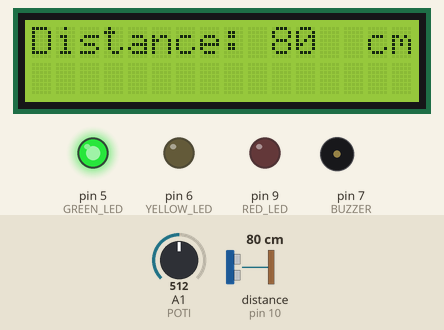
A sketch run on a simulated Arduino Uno, built with avr-gcc and run on an emulated ATmega328P. On the bench: 16×2 character LCD, output pins drawn as LEDs (lit = HIGH), buzzer (waves = sounding). Wiring (inferred from the names in the program): ultrasonic range finder: trigger pin 11; echo pin 10. The test bench sets the inputs (shaded band); at power-on: distance to the obstacle (sensor on pin 10) 80 cm, A1 (POTI) = 512. The echo pulse lasts 58.3 µs per cm; pins used as bus, display or sensor lines are not drawn; what the sketch prints to the serial monitor is not drawn.

Above: at 1.2 s.
1.3 s: distance to the obstacle (sensor on pin 10) set to 56 cm
At 3.0 s:
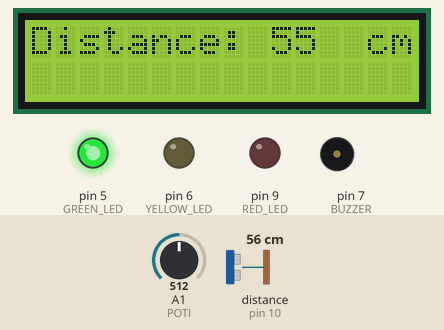
3.6 s: distance to the obstacle (sensor on pin 10) set to 46 cm
At 5.2 s:
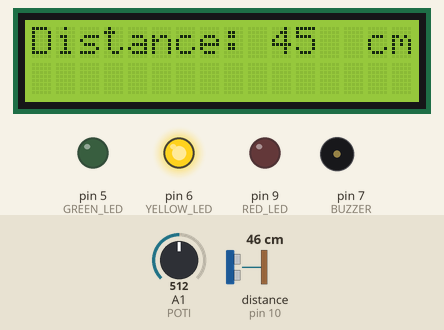
5.6 s: distance to the obstacle (sensor on pin 10) set to 12 cm
At 7.4 s:
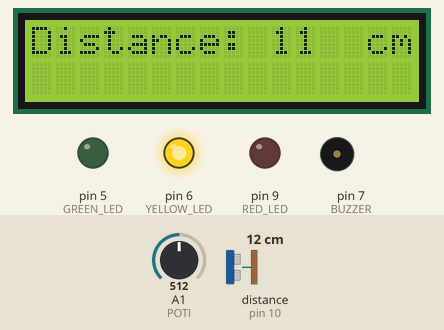
7.7 s: distance to the obstacle (sensor on pin 10) set to 9 cm
At 9.4 s:
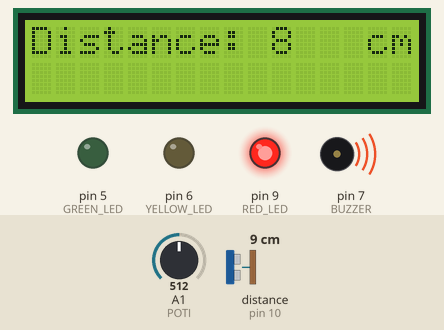
Timing chart, 0 to 10.7 s (numbered marks = the images above; inputs shaded):
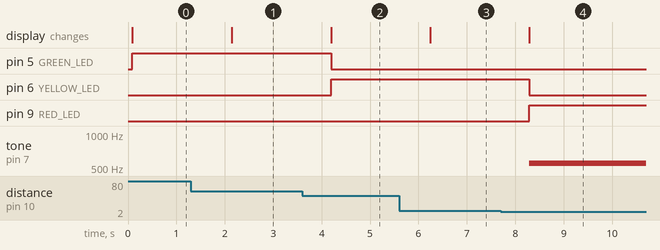

The sketch:

einparkhilfe_workshop_step11.ino
```cpp
// the library for I2C communication between the microcontroller and the LCD display
#include <Wire.h>

// The library for controlling the LCD display
#include <LiquidCrystal_I2C.h>

// Initialises the library for talking to the LCD display.
// On the Arduino Uno, SCL is connected to pin A5, SDA to pin A4
LiquidCrystal_I2C lcd(0x27, 16, 2);

// The variables below represent the pins of the Arduino
// that we use for connecting to the various external components.
// Since the value of these variables will not change during
// the execution of the program, we declare them as 'const'.
const int GREEN_LED = 5;
const int YELLOW_LED = 6;
const int RED_LED = 9;

const int ECHO = 10;
const int TRIGGER = 11;

const int BUZZER = 7;

const int POTI = A1;

void setup() {
  // Pin on which we request a distance measurement
  // from the ultrasound distance sensor
  pinMode (TRIGGER, OUTPUT);

  // Pin on which we receive a distance measurement
  // from the ultrasound distance sensor
  pinMode (ECHO, INPUT);

  // Our three LEDs
  pinMode (GREEN_LED, OUTPUT);
  pinMode (YELLOW_LED, OUTPUT);
  pinMode (RED_LED, OUTPUT);

  // Trigger is low by default
  digitalWrite (TRIGGER, LOW);

  // Pin to which the buzzer is connected.
  pinMode (BUZZER, OUTPUT);
  // Buzzer silent by default
  noTone(BUZZER);

  // Analog input for reading the position of the potentiometer
  pinMode (POTI, INPUT);

  // Now let's initialize the LCD display
  lcd.begin();

  // Initialises the serial connection with the laptop
  Serial.begin(115200);
}

// This function reads the distance from the ultrasound distance
// sensor and returns it as an integer number of centimeters

int readDistance() {
  // Triggers a measurement by holding the trigger line
  // high for 15 microseconds (minimum is 10)
  digitalWrite(TRIGGER, HIGH);
  delayMicroseconds(15);
  digitalWrite(TRIGGER, LOW);

  // Waits for a high pulse on the echo line
  // (i.e. line going from low to high then back to low)
  // and measure its duration in microseconds
  int lengthOfThePulseInMicroseconds = pulseIn(ECHO, HIGH);

  // According to the datasheet, dividing the length of the pulse in microseconds
  // by 58 gives us the distance measured in centimeters.
  // Since the result of the division operation below is stored in a variable
  // of type 'int', we only keep the integer part of the number
  // (we discard anything after the decimal point)
  int distanceMeasured = lengthOfThePulseInMicroseconds / 58;

  return distanceMeasured;
}

void loop() {
  // Reads the position of the potentiometer (poti) and updates the
  // frequency of the buzzer accordingly somewhere between 100 and 1000Hz
  // The function analogRead returns a value between 0 and 1023. That's
  // because the ADC (Analog Digital Converter) of the microcontroller has
  // a resolution of 10 bits hence 2^10 = 1024 possible values.
  // The function "map" scales the value between 0 and 1023 linearly
  // to a value between 100 and 1000
  int pitch = map (analogRead(POTI), 0, 1023, 100, 1000);

  // Requests a reading of the distance from the ultrasound sensor
  int distance = readDistance();

  // Updates the LCD display
  lcd.clear();
  lcd.setCursor (0, 0);
  lcd.print("Distance:     cm");
  lcd.setCursor(10, 0);
  lcd.print(distance);

  // Prints out distance measured to the serial output
  Serial.print("Distance = ");
  Serial.print(distance);
  Serial.print(" cm. ");

  if (distance < 10) {
    // Red LED is on, all other LEDs are off
    digitalWrite (GREEN_LED, LOW);
    digitalWrite (YELLOW_LED, LOW);
    digitalWrite (RED_LED, HIGH);
    Serial.print ("Buzzer is on. Red is on.");
    tone(BUZZER, pitch); // Buzzer is on
  } else if ((distance >= 10) && (distance < 50)) {
    // Yellow LED is on, all other LEDs are off
    digitalWrite (GREEN_LED, LOW);
    digitalWrite (YELLOW_LED, HIGH);
    digitalWrite (RED_LED, LOW);
    Serial.print ("Buzzer is off. Yellow is on.");
    noTone(BUZZER); // Buzzer is off
  } else {
    // Green LED is on, all other LEDs are off
    digitalWrite (GREEN_LED, HIGH);
    digitalWrite (YELLOW_LED, LOW);
    digitalWrite (RED_LED, LOW);
    Serial.print ("Buzzer is off. Green is on.");
    noTone(BUZZER); // Buzzer is off
  }

  Serial.print(" pitch is ");
  Serial.print(pitch);
  Serial.println(" Hz.");

  delay(1000);

  return;
}
```

Measured:
- the behaviour switches between 51 and 50 cm on distance to the obstacle (sensor on pin 10) (found by bisection; images 1 and 2)
- the behaviour switches between 11 and 10 cm on distance to the obstacle (sensor on pin 10) (found by bisection; images 3 and 4)
- after the input at 1.3 s, the display: changes after 0.84 s (image 1)
- after the input at 3.6 s, pin 5 (GREEN_LED): HIGH → LOW after 0.60 s; pin 6 (YELLOW_LED): LOW → HIGH after 0.60 s; the display: changes after 0.60 s (image 2)
- after the input at 5.6 s, the display: changes after 0.64 s (image 3)
- after the input at 7.7 s, pin 6 (YELLOW_LED): HIGH → LOW after 0.59 s; pin 9 (RED_LED): LOW → HIGH after 0.59 s; tone on pin 7 (BUZZER): silent → 550 Hz after 0.59 s; the display: changes after 0.59 s (image 4)
